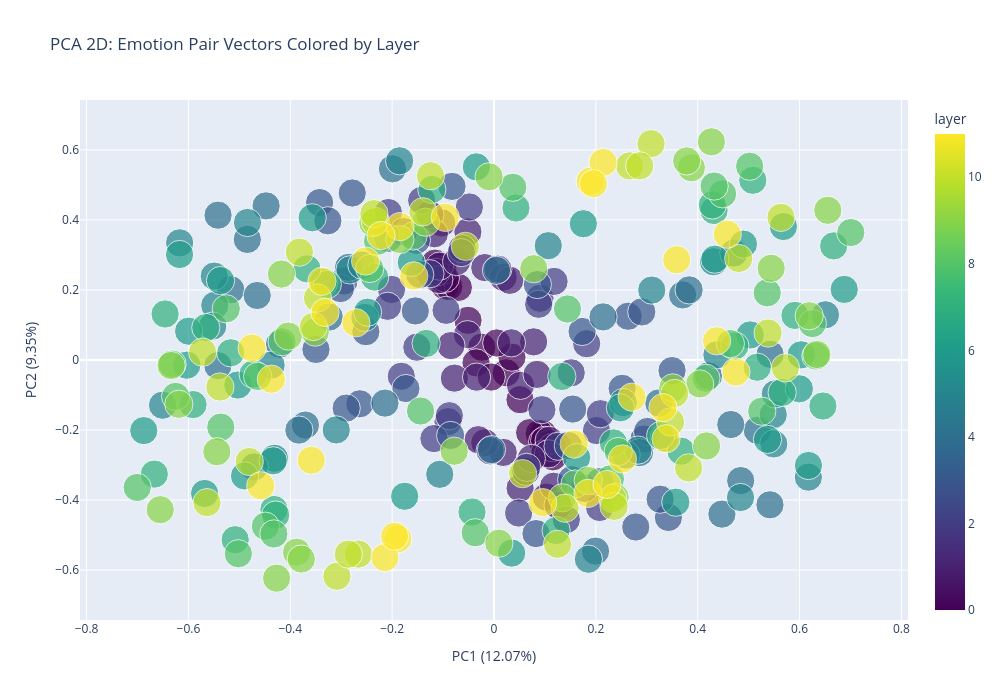

Notebook code cell kept with this figure:
### Code cell
# 2D PCA colored by layer
fig = px.scatter(
    df_vectors,
    x='pca1_2d',
    y='pca2_2d',
    color='layer',
    size='mean_magnitude',
    hover_data=['layer', 'pair', 'mean_magnitude'],
    title='PCA 2D: Emotion Pair Vectors Colored by Layer',
    labels={'pca1_2d': f'PC1 ({pca_2d.explained_variance_ratio_[0]:.2%})', 
            'pca2_2d': f'PC2 ({pca_2d.explained_variance_ratio_[1]:.2%})'},
    color_continuous_scale='Viridis',
    height=700,
    width=1000
)
fig.show()

### Figure 1 — Plotly figure (JSON) as saved in the notebook; plotly's stock layout.template omitted (floating-point values rounded to 4 significant figures; data arrays with more than 128 entries replaced by an {"elided": "..."} marker saying what was removed)
{"data": [{"customdata": {"elided": "360x3 mixed values"}, "hovertemplate": "PC1 (12.07%)=%{x}<br>PC2 (9.35%)=%{y}<br>mean_magnitude=%{customdata[2]}<br>layer=%{marker.color}<br>pair=%{customdata[1]}<extra></extra>", "legendgroup": "", "marker": {"color": {"elided": "360 int values"}, "coloraxis": "coloraxis", "size": {"elided": "360 float values"}, "sizemode": "area", "sizeref": 0.0025, "symbol": "circle"}, "mode": "markers", "name": "", "orientation": "v", "showlegend": false, "type": "scatter", "x": {"elided": "360 float values"}, "xaxis": "x", "y": {"elided": "360 float values"}, "yaxis": "y"}], "layout": {"coloraxis": {"colorbar": {"title": {"text": "layer"}}, "colorscale": [[0, "#440154"], [0.1111, "#482878"], [0.2222, "#3e4989"], [0.3333, "#31688e"], [0.4444, "#26828e"], [0.5556, "#1f9e89"], [0.6667, "#35b779"], [0.7778, "#6ece58"], [0.8889, "#b5de2b"], [1, "#fde725"]]}, "height": 700, "legend": {"itemsizing": "constant", "tracegroupgap": 0}, "title": {"text": "PCA 2D: Emotion Pair Vectors Colored by Layer"}, "width": 1000, "xaxis": {"anchor": "y", "domain": [0, 1], "title": {"text": "PC1 (12.07%)"}}, "yaxis": {"anchor": "x", "domain": [0, 1], "title": {"text": "PC2 (9.35%)"}}}}
